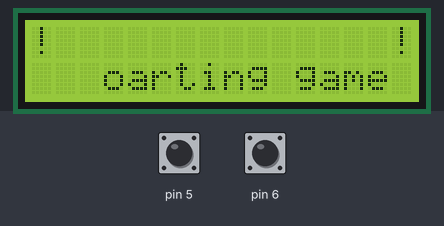
Simulated run of this sketch. Board: Arduino Uno, built with avr-gcc and run on an emulated ATmega328P. On the bench: 16×2 character LCD. The inputs (shaded band) are chosen by the test bench; at power-on: pin 6 HIGH, pin 5 HIGH. Random numbers use the default seed unless the sketch sets one.

Above: at 1.2 s.
1.3 s: pin 6 pulled LOW for 0.6 s
At 2.1 s:
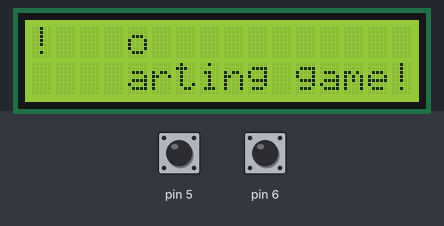
4.2 s: pin 5 pulled LOW for 0.6 s
At 4.8 s:
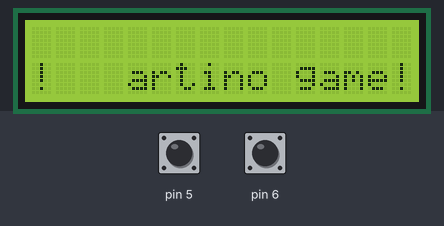
6.9 s: pin 6 pulled LOW for 0.6 s
At 7.5 s:
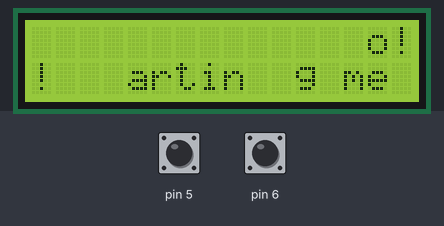
9.1 s: pin 5 pulled LOW for 3.2 s
At 9.7 s:
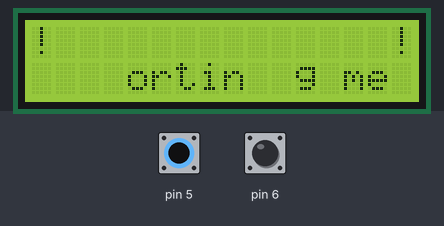
13.8 s: pin 6 pulled LOW for 1 s
At 14.8 s:
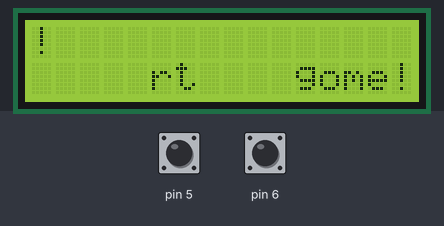
16.9 s: pin 5 pulled LOW for 0.6 s
At 17.5 s:
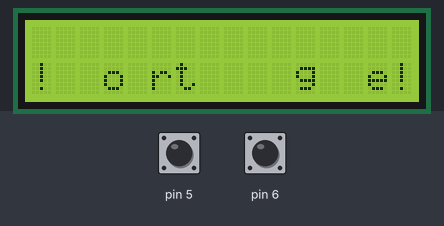
Timing chart, 0 to 19.9 s (numbered marks = the images above; inputs shaded):
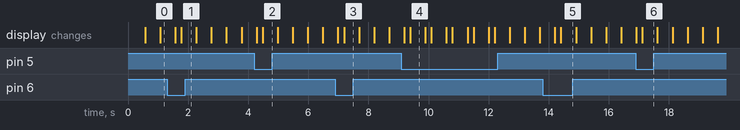

Measured:
- what the display in image 4 shows lasts 0.5 s, from 9.4 s to 9.9 s

The sketch:

sketch_jun01e_footballll.ino
```cpp
// let's built game
int ctr1=0, sp1=0,sp2=0,ctr2=0;
#include<LiquidCrystal.h>
LiquidCrystal lcd(8,9,10,11,12,13);

void setup() {
  lcd.begin(16,2);
  lcd.setCursor(2,1);
  lcd.print("starting game");
  pinMode(5, INPUT_PULLUP);
  pinMode(6,INPUT_PULLUP);

  // put your setup code here, to run once:
Serial.begin(9600);
}
int a;
void loop() {
  int dl1=200;
  int y,i;
 /* if(flag==1)
  {
    lcd.clear();
    lcd.setCursor(4,0);
    lcd.print(
  }*/
  for( i=1;i<=14;i++)
  {

  int a=digitalRead(5),b=digitalRead(6);
  if(a==0){
    ctr1=ctr1+1;
    if(ctr1==2)
    {
      ctr1=0;

    }
    delay(dl1);
}
if(b==0){
    ctr2=ctr2+1;
    if(ctr2==2)
    {
      ctr2=0;

    }
     delay(dl1);
}
lcd.setCursor(0,ctr1);
lcd.print("!");
if(ctr1==0)
{
lcd.setCursor(0,1);
lcd.print(" ");
}
else
{
  lcd.setCursor(0,0);
lcd.print(" ");
}
lcd.setCursor(15,ctr2);
lcd.print("!");
if(ctr2==0)
{
lcd.setCursor(15,1);
lcd.print(" ");
}
else
{
  lcd.setCursor(15,0);
lcd.print(" ");
}


 y=random(0,2);
  lcd. setCursor(i,y);
  lcd.print("o");
  delay(500);

  lcd. setCursor(i,y);
  lcd.print(" ");

 }
 if(y==ctr2&&i==14)
 {
   for(int i=14;i>=1;i--)
  {

  int a=digitalRead(5),b=digitalRead(6);
  if(a==0){
    ctr1=ctr1+1;
    if(ctr1==2)
    {
      ctr1=0;

    }
    delay(dl1);
}
if(b==0){
    ctr2=ctr2+1;
    if(ctr2==2)
    {
      ctr2=0;

    }
     delay(dl1);
}
lcd.setCursor(0,ctr1);
lcd.print("!");
if(ctr1==0)
{
lcd.setCursor(0,1);
lcd.print(" ");
}
else
{
  lcd.setCursor(0,0);
lcd.print(" ");
}
lcd.setCursor(15,ctr2);
lcd.print("!");
if(ctr2==0)
{
lcd.setCursor(15,1);
lcd.print(" ");
}
else
{
  lcd.setCursor(15,0);
lcd.print(" ");
}


 y=random(0,2);
  lcd. setCursor(i,y);
  lcd.print("o");
  delay(500);

  lcd. setCursor(i,y);
  lcd.print(" ");

 }
 }
/* else
 flag==1;*/
}
```
